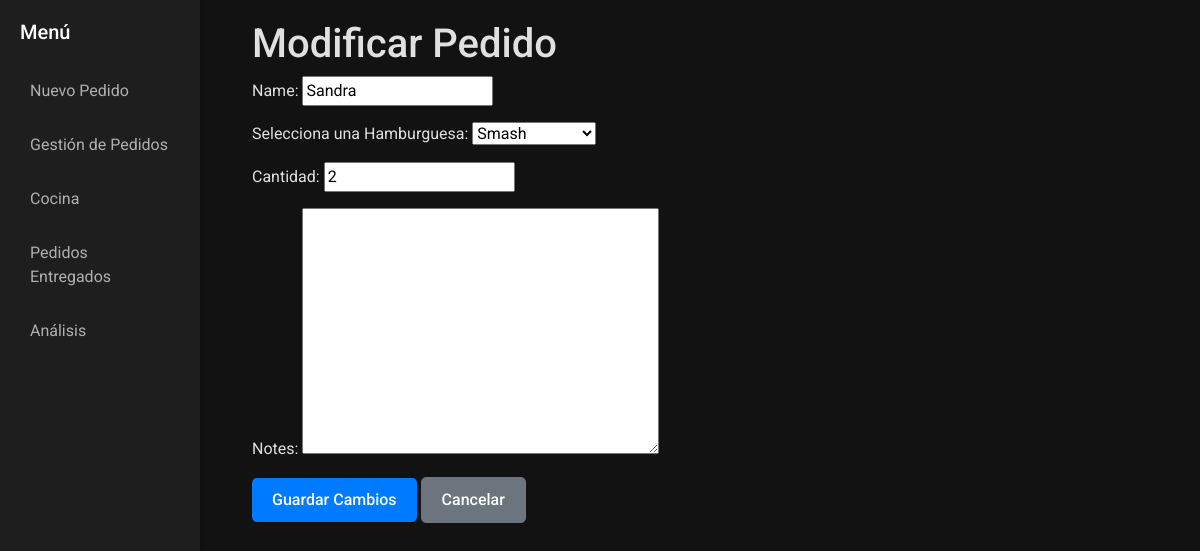
The app's page /modificar/3/ with its own data.
### OSM/models.py (models this page shows, shortened)
class Pedido(models.Model):
    STATUS_CHOICES = [
        ('P', 'Pending'),
        ('I', 'In Progress'),
        ('R', 'Ready'),
        ('D', 'Delivered'),
    ]
    name = models.CharField(max_length=100)
    amount = models.IntegerField()
    notes = models.TextField(blank=True, null=True)
    date = models.DateTimeField(auto_now=True)
    burger = models.ForeignKey(Burger, on_delete=models.CASCADE)
    status = models.CharField(max_length=1, choices=STATUS_CHOICES, default='P')

class Burger(models.Model):
    name = models.CharField(max_length=100)
    description = models.TextField(blank=True, null=True)
    price = models.DecimalField(decimal_places=2, max_digits=10)
    def __str__(self):
        return self.name

### OSM/views.py (the view)
# urls.py: path('modificar/<int:id>/', views.modificar, name='modificar'),
def modificar(request, id):
    pedido = get_object_or_404(Pedido, pk=id)
    if request.method == 'POST':
        form = PedidoForm(request.POST, instance=pedido)
        if form.is_valid():
            form.save()
            return redirect('lista')
        else:
            print('El formulario no es valido')
    else:
        form = PedidoForm(instance=pedido)
    return render(request, 'modificar.html', {'form': form})

### OSM/forms.py
class PedidoForm(forms.ModelForm):
    class Meta:
        model = Pedido
        fields = ['name', 'burger', 'amount', 'notes']
    def __init__(self, *args, **kwargs):
        super().__init__(*args, **kwargs)
        self.fields['burger'].queryset = Burger.objects.all()  # Mostrar todas las hamburguesas
        self.fields['burger'].label = "Selecciona una Hamburguesa"
        self.fields['amount'].label = "Cantidad"

### templates/modificar.html (shortened to what this page needs)
{% extends 'base.html' %}
{% block content %}
<div class="container">
    <h1>Modificar Pedido</h1>
    <form method="post">
        {{ form.as_p }}
        <button type="submit" class="btn btn-primary">Guardar Cambios</button>
        <a href="{% url 'lista' %}" class="btn btn-secondary">Cancelar</a>
    </form>
</div>
{% endblock %}

### templates/base.html (style rules this page uses)
body { background-color: #121212; color: #e0e0e0; font-family: 'Roboto', sans-serif; margin: 0; padding: 0; }
.btn { font-weight: 500; border-radius: 5px; padding: 10px 20px; transition: background-color 0.3s ease; }
.btn-primary { background-color: #007bff; border: none; }

### records on screen
Pedido: name "Sandra", burger "Smash", amount "2"
